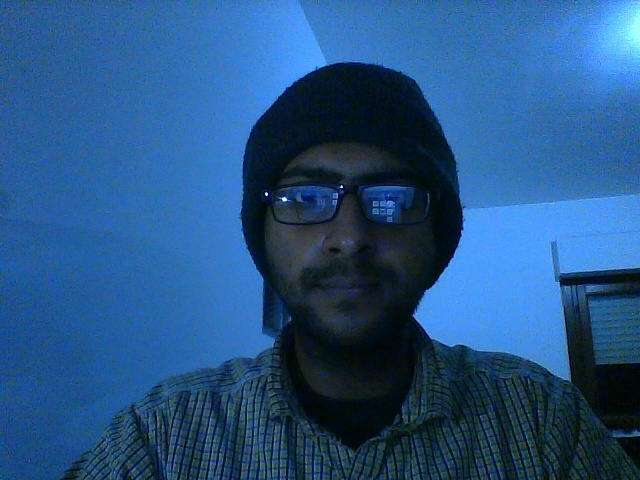
#> input picture implementation/server/password.jpg, 640 x 480 px
$ python Image_Match.py   (Python 2 division)   (older library calls are emulated)
#> lines starting #> are read from the running program, lines starting #| are printed output that depends on the picture; after the words box and inside, x2 and y2 are one past the last pixel; in counts of white or black regions, pixels touching at a corner belong together
import numpy as np
import cv2
from matplotlib import pyplot as plt

MIN_MATCH_COUNT = 10

img1 = cv2.imread('password.jpg',0)          # queryImage
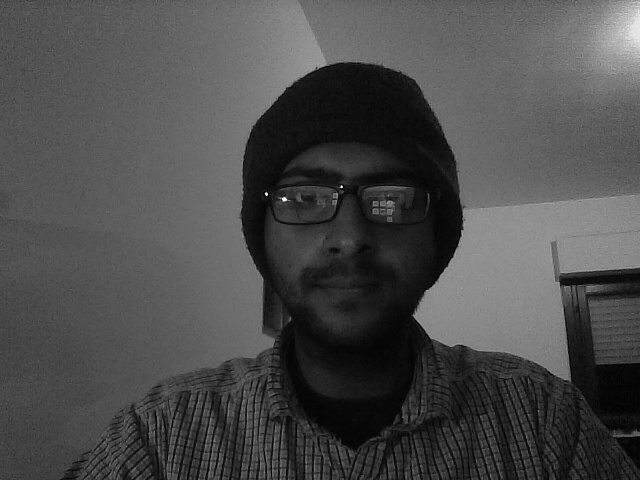
#> img1: shape (480, 640); min 0, max 249, mean 75.7
img2 = cv2.imread('./password/password.jpg',0) # trainImage
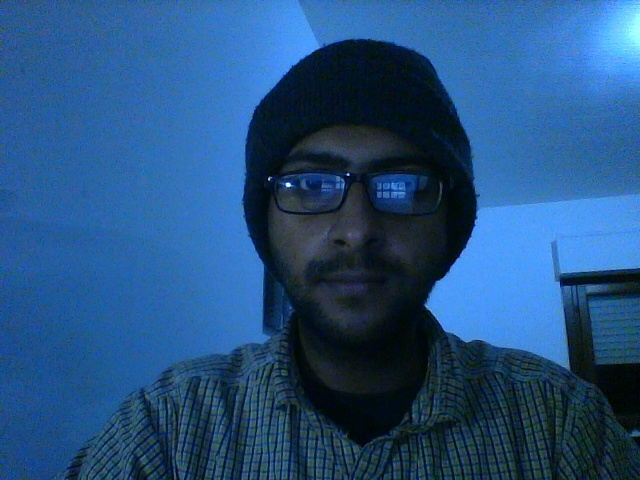
#> input picture implementation/server/password/password.jpg, 640 x 480 px
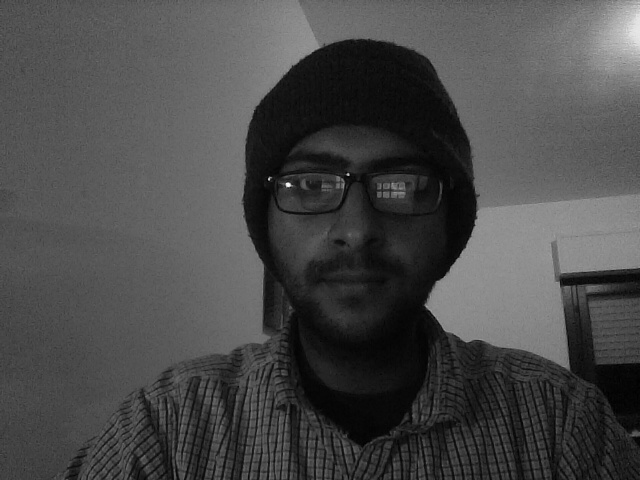
#> img2: shape (480, 640); min 0, max 247, mean 73.1

# Initiate SIFT detector
sift = cv2.SIFT()

# find the keypoints and descriptors with SIFT
kp1, des1 = sift.detectAndCompute(img1,None)
#> kp1 = 662 keypoints; strongest (x, y, size): (266, 194, 2.1), (284, 199, 3), (498, 293, 92), (449, 312, 44.6)
kp2, des2 = sift.detectAndCompute(img2,None)
#> kp2 = 1058 keypoints; strongest (x, y, size): (288, 185, 3.2), (348, 174, 1.9), (501, 290, 85), (566, 280, 10)

FLANN_INDEX_KDTREE = 0
index_params = dict(algorithm = FLANN_INDEX_KDTREE, trees = 5)
search_params = dict(checks = 50)

flann = cv2.FlannBasedMatcher(index_params, search_params)

matches = flann.knnMatch(des1,des2,k=2)
#> matches = 662 matches

# store all the good matches as per Lowe's ratio test.
good = []
for m,n in matches:
    if m.distance < 0.7*n.distance:
        good.append(m)
#> after the loop, good = 92 matches


if len(good)>MIN_MATCH_COUNT:
    src_pts = np.float32([ kp1[m.queryIdx].pt for m in good ]).reshape(-1,1,2)
#> src_pts = 92 rows, first 8: [129, 464.3], [132.5, 406], [137, 420.5], [138.6, 461.6], [141.2, 449.9], [146.9, 466.6], [151.2, 427], [151.3, 434]
    dst_pts = np.float32([ kp2[m.trainIdx].pt for m in good ]).reshape(-1,1,2)
#> dst_pts = 92 rows, first 8: [138.7, 451.5], [142, 391.1], [146.8, 405.6], [148.2, 449.6], [150.9, 437.5], [157, 454.6], [161.9, 413.7], [162, 420.9]

    M, mask = cv2.findHomography(src_pts, dst_pts, cv2.RANSAC,5.0)
#> M = [[0.863, -0.00496, 26.55], [-0.0466, 0.948, -1.03], [-0.000228, -5.5e-06, 1]]; mask = 92 values, max 1 at index 0, min 0 at index 11, mean 0.717
    matchesMask = mask.ravel().tolist()
#> matchesMask has the same summary as mask

    h,w = img1.shape
#> h = 480; w = 640
    pts = np.float32([ [0,0],[0,h-1],[w-1,h-1],[w-1,0] ]).reshape(-1,1,2)
#> pts = [[0, 0], [0, 479], [639, 479], [639, 0]]
    dst = cv2.perspectiveTransform(pts,M)
#> dst = [[26.55, -1.03], [24.24, 454.4], [675.8, 497.1], [676.5, -36.08]]

    img2 = cv2.polylines(img2,[np.int32(dst)],True,255,3, cv2.CV_AA)
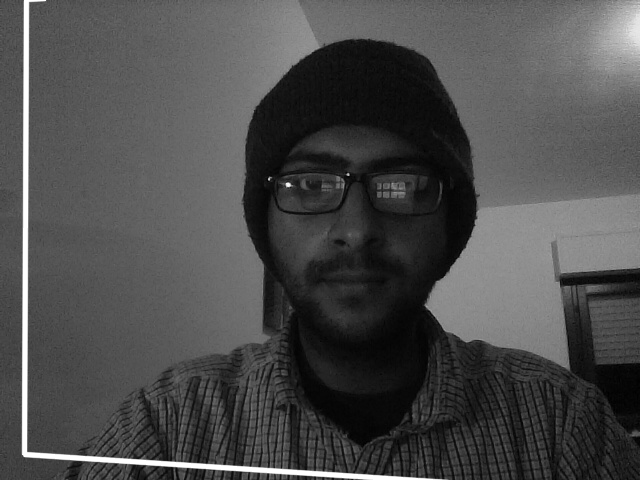
#> img2: shape (480, 640); 1.93% of pixels changed, all inside (x1, y1, x2, y2) = (21, 0, 450, 480)
    print len(good), "	\n\n"
#| 92

else:
    print "Not enough matches are found - %d/%d" % (len(good),MIN_MATCH_COUNT)
    matchesMask = None


# [8 lines of commented-out code are left out]
